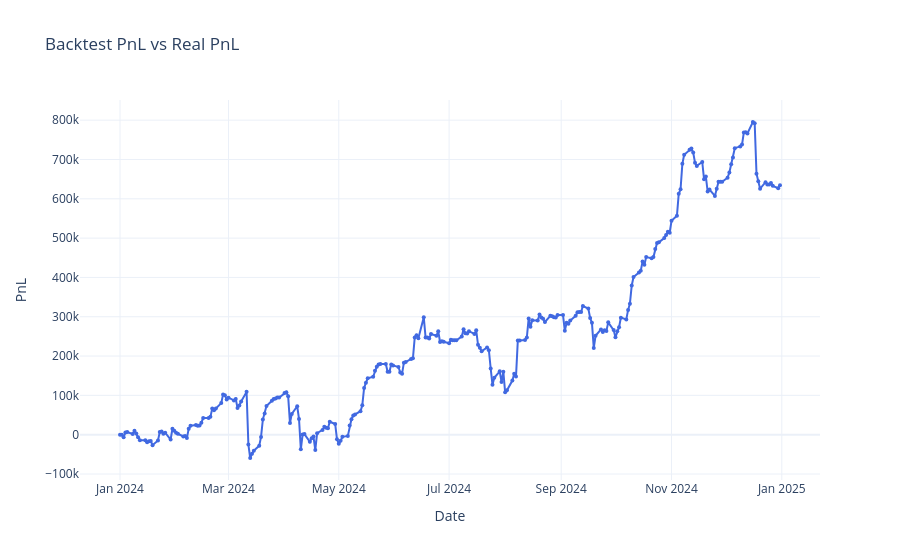

Write notebook code for a chart like this one.
### Code cell
import plotly.graph_objects as go
import pandas as pd

#start_date = "2025-05-19"
#end_date = "2025-06-13"

pnl_series = daily_pnl_dict[2024]
#pnl_series = pnl_series.loc["2025-05-19":"2025-06-13"]

cumulative_pnl = pnl_series.cumsum()
#cum_real_pnl=real_series.cumsum()

# Create a line plot
fig = go.Figure()

fig.add_trace(go.Scatter(
    x=cumulative_pnl.index,
    y=cumulative_pnl.values,
    mode='lines+markers',
    name='Cumulative Backtest PnL',
    line=dict(color='royalblue'),
    marker=dict(size=4)
))



fig.update_layout(
    title=f'Backtest PnL vs Real PnL',
    xaxis_title='Date',
    yaxis_title='PnL',
    template='plotly_white',
    hovermode='x unified'
)

fig.show()

### Figure 1 — Plotly figure (JSON) as saved in the notebook; plotly's stock layout.template omitted (floating-point values rounded to 4 significant figures; data arrays with more than 128 entries replaced by an {"elided": "..."} marker saying what was removed)
{"data": [{"line": {"color": "royalblue"}, "marker": {"size": 4}, "mode": "lines+markers", "name": "Cumulative Backtest PnL", "type": "scatter", "x": {"elided": "262 str values"}, "y": {"elided": "262 float values"}}], "layout": {"hovermode": "x unified", "title": {"text": "Backtest PnL vs Real PnL"}, "xaxis": {"title": {"text": "Date"}}, "yaxis": {"title": {"text": "PnL"}}}}
